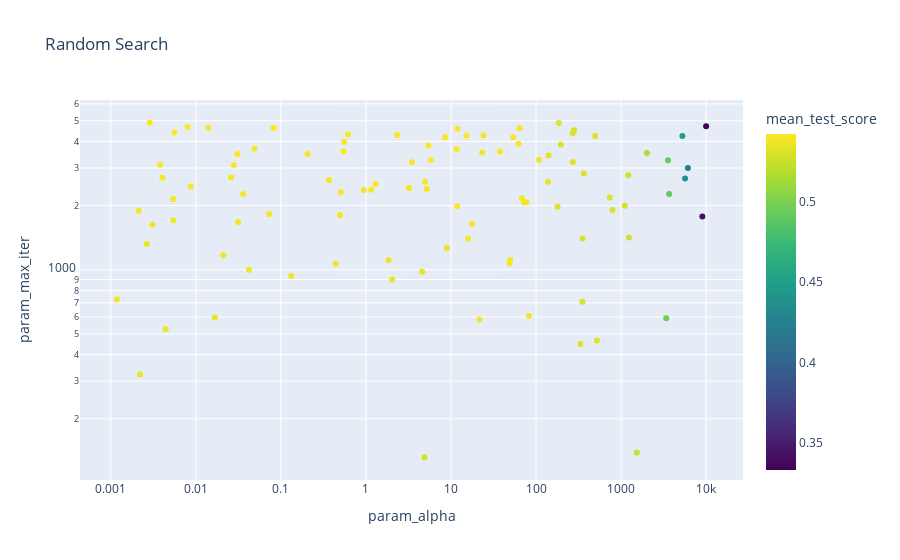

Notebook code cell kept with this figure:
### Code cell
px.scatter(df_random_search, x="param_alpha", y="param_max_iter", color="mean_test_score", 
           title="Random Search", log_x=True, log_y=True, color_continuous_scale="viridis")
